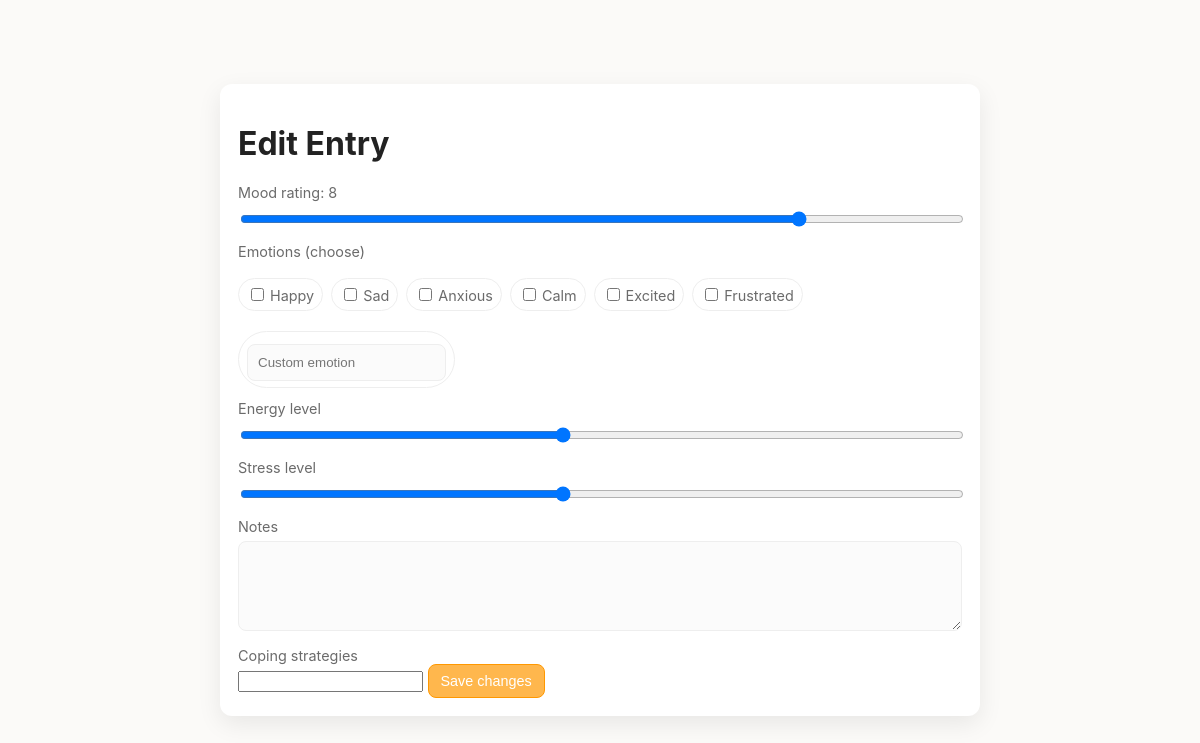
Page /entry/11/edit (signed in) on the committed database.
### tables this page shows
CREATE TABLE entries (
            id INTEGER PRIMARY KEY AUTOINCREMENT,
            user_id INTEGER NOT NULL,
            created_at DATETIME DEFAULT CURRENT_TIMESTAMP,
            mood_rating INTEGER,
            emotions TEXT,          -- json list
            energy_level INTEGER,
            stress_level INTEGER,
            notes_encrypted TEXT,
            coping TEXT,            -- json or text
            sentiment TEXT,
            FOREIGN KEY(user_id) REFERENCES users(id) ON DELETE CASCADE
        );

### app.py (the view, shortened to what this page needs)
@app.route("/entry/<int:eid>/edit", methods=["GET", "POST"])
@login_required
def edit_entry(eid):
    user_id = session["user_id"]
    conn = get_db()
    c = conn.cursor()
    c.execute("SELECT * FROM entries WHERE id=? AND user_id=?", (eid, user_id))
    row = c.fetchone()
    if not row:
        conn.close()
        flash("Entry not found.", "warning")
        return redirect(url_for("entries_page"))
    notes_plain = decrypt_text(row["notes_encrypted"]) if row["notes_encrypted"] else ""
    entry = {
        "id": row["id"],
        "mood_rating": row["mood_rating"],
        "emotions": json.loads(row["emotions"]) if row["emotions"] else [],
        "energy_level": row["energy_level"],
        "stress_level": row["stress_level"],
        "notes": notes_plain,
        "coping": json.loads(row["coping"]) if row["coping"] else [],
        "sentiment": row["sentiment"],
        "created_at": row["created_at"]
    }
    conn.close()
    return render_template("edit_entry.html", entry=entry)

### app.py (called while the page is built)
def get_db():
    conn = sqlite3.connect(DB_PATH)
    conn.row_factory = sqlite3.Row
    return conn

def login_required(fn):
    @wraps(fn)
    def wrapper(*args, **kwargs):
        if "user_id" not in session:
            flash("Please log in.", "warning")
            return redirect(url_for("login"))
        return fn(*args, **kwargs)
    return wrapper

### templates/edit_entry.html (shortened to what this page needs)
{% extends "base.html" %}
{% block content %}
<div class="card">
  <h1>Edit Entry</h1>
  <form method="post">
    <label>Mood rating: <span id="moodValue">{{ entry.mood_rating }}</span></label>
    <input type="range" id="mood" name="mood_rating" min="1" max="10" value="{{ entry.mood_rating }}" oninput="document.getElementById('moodValue').innerText=this.value">
    <label>Emotions (choose)</label>
    <div class="chips">
      {% for e in ['Happy','Sad','Anxious','Calm','Excited','Frustrated'] %}
      <label class="chip"><input type="checkbox" name="emotions" value="{{ e }}" {% if e in entry.emotions %}checked{% endif %}>{{ e }}</label>
      {% endfor %}
      <label class="chip"><input type="text" name="emotions" placeholder="Custom emotion"></label>
    </div>
    <label>Energy level</label>
    <input type="range" name="energy_level" min="1" max="10" value="{{ entry.energy_level }}">
    <label>Stress level</label>
    <input type="range" name="stress_level" min="1" max="10" value="{{ entry.stress_level }}">
    <label>Notes</label>
    <textarea name="notes" rows="4">{{ entry.notes }}</textarea>
    <label>Coping strategies</label>
    <input name="coping" value="{{ entry.coping | join(', ') }}" />
    <button class="btn primary" type="submit">Save changes</button>
  </form>
</div>
{% endblock %}

### static/style.css (style rules this page uses)
:root { --bg: #fbfaf8; --card: #fff; --muted: #6b6b6b; --accent: #ffb74d; --accent-600: #ff9800; --danger: #e74c3c; --shadow: 0 8px 24px rgba(0,0,0,0.08); --radius: 12px; --pad: 18px; font-family: Inter, system-ui, -apple-system, "Segoe UI", Roboto, "Helvetica Neue", Arial; }
* { box-sizing:border-box }
html,body { height:100%;margin:0;background:var(--bg);color:#222 }
.card { width:100%; max-width:760px; background:var(--card); border-radius:var(--radius); box-shadow:var(--shadow); padding:var(--pad); margin:12px; }
.btn { display:inline-block;padding:8px 12px;border-radius:8px;border:1px solid rgba(0,0,0,0.06); background:transparent;text-decoration:none;color:#222;font-size:0.9rem;cursor:pointer; }
.btn.primary { background:var(--accent);color:#fff;border-color:var(--accent-600) }
label { display:block;margin-top:12px;color:var(--muted);font-size:0.9rem }
input[type="text"],input[type="email"],input[type="password"],textarea { width:100%;padding:10px;border-radius:8px;border:1px solid #eee;margin-top:6px;background:#fbfbfb; }
textarea { min-height:90px;resize:vertical }
input[type="range"] { width:100%;margin-top:10px }
.chips { display:flex;flex-wrap:wrap;gap:8px;margin-top:6px }
.chip { background:#fff;padding:6px 8px;border-radius:999px;border:1px solid #eee;font-size:0.9rem }
.chip input[type="checkbox"] { margin-right:6px }

### rows in the picture
entries: mood_rating "8", energy_level "5", stress_level "5"

### other values in the picture
{{ e }} "Happy" "Sad" "Anxious" "Calm" "Excited" "Frustrated"
